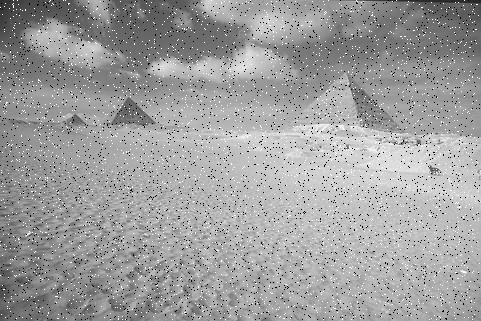
#> input picture image_processing/images/pyramid_salt_pepper.jpg, 481 x 321 px
$ python exercise2_main.py
#> lines starting #> are read from the running program, lines starting #| are printed output that depends on the picture
#> further down, img is the input picture: shape (321, 481); min 0, max 255, mean 158.4
### image_processing/calculate_gradient.py
import numpy as np

SOBEL_FILTER_H = np.array([[-1, -2, -1],
                           [0, 0, 0],
                           [1, 2, 1]])
SOBEL_FILTER_V = np.array([[-1, 0, 1],
                           [-2, 0, 2],
                           [-1, 0, 1]])

def apply_convolution(image, filter):
    # Get dimensions
    image_height, image_width = image.shape
#> image_height = 321; image_width = 481
    filter_height, filter_width = filter.shape
    pad_h, pad_w = filter_height // 2, filter_width // 2

    # Pad the image to handle boundary cases
    padded_image = np.pad(image, ((pad_h, pad_h), (pad_w, pad_w)))
    output = np.zeros_like(image, dtype=np.float32)

    # Perform convolution
    for i in range(image_height):
        for j in range(image_width):
            region = padded_image[i:i+filter_height, j:j+filter_width]
            output[i, j] = np.sum(region * filter)

    return output

def calculate_gradient(img):
    grad_x = apply_convolution(img, SOBEL_FILTER_H)
    grad_y = apply_convolution(img, SOBEL_FILTER_V)
    gradient_magnitude = np.sqrt(grad_x**2 + grad_y**2)
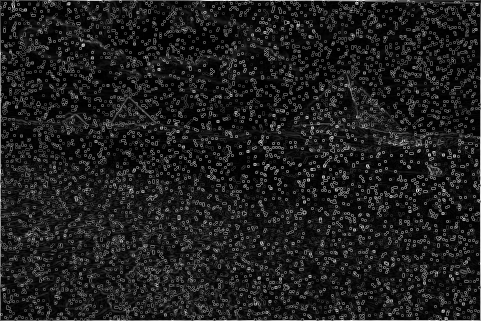
#> gradient_magnitude: shape (321, 481) float32; min 0, max 910.7, mean 108.8; drawn with min black and max white
    gradient_angle = np.arctan2(grad_y, grad_x)
    # Normalize angle to [0, 2π]
    gradient_angle = np.where(gradient_angle < 0, gradient_angle + 2 * np.pi, gradient_angle)
    return gradient_magnitude, gradient_angle

### image_processing/median_filter.py
import numpy as np

def median_filter(img, size=3):
#> called with size = 3
    height, width = img.shape
#> height = 321; width = 481
    filtered_img = np.zeros_like(img)

    # Calculate padding
    pad = size // 2

    # Pad the image to handle borders
    padded_img = np.pad(img, pad)

    # Apply median filter
    for i in range(height):
        for j in range(width):
            # Extract neighborhood window
            window = padded_img[i:i+size, j:j+size]
            # Flatten, sort, and find median
            sorted_values = np.sort(window.flatten())
            median_value = sorted_values[len(sorted_values) // 2]
            filtered_img[i, j] = median_value
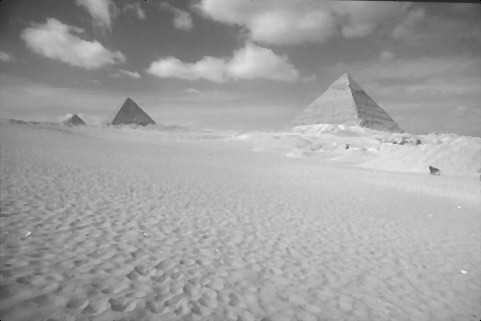
#> filtered_img: shape (321, 481); min 0, max 245, mean 160.1

    return filtered_img

### image_processing/exercise2_main.py
import cv2
import numpy as np
from calculate_gradient import calculate_gradient
from median_filter import median_filter
import matplotlib.pyplot as plt

# Load an image with salt and pepper noise
img = cv2.imread('images/pyramid_salt_pepper.jpg', cv2.IMREAD_GRAYSCALE)
grad_magnitude, _ = calculate_gradient(img)

# Apply the median filter
filtered_img = median_filter(img)
grad_magnitude_filtered_img = calculate_gradient(filtered_img)
#> after the loop in apply_convolution (call 3), `for i in range(image_height):`:
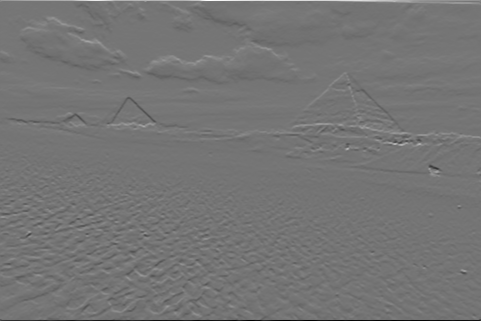
#> output: shape (321, 481) float32; min -714, max 839, mean 0.5; drawn with min black and max white
#> after the loop in apply_convolution (call 4), `for i in range(image_height):`:
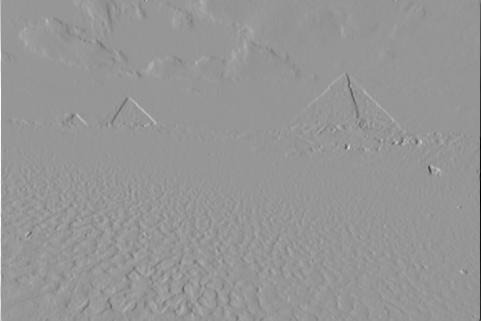
#> output: shape (321, 481) float32; min -824, max 575, mean 0.4; drawn with min black and max white
#> in calculate_gradient (call 2), `gradient_magnitude = np.sqrt(grad_x**2 + grad_y**2)`:
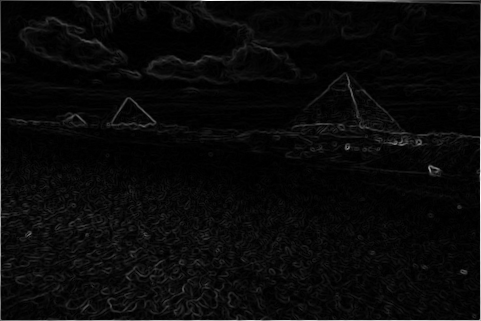
#> gradient_magnitude: shape (321, 481) float32; min 0, max 839, mean 32.5; drawn with min black and max white
#> in calculate_gradient (call 2), `gradient_angle = np.arctan2(grad_y, grad_x)`:
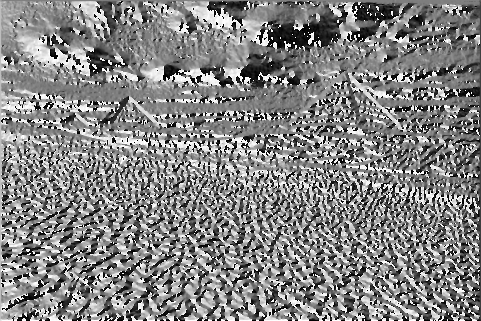
#> gradient_angle: shape (321, 481) float32; min -3.14, max 3.14, mean 0.104; drawn with min black and max white
#> in calculate_gradient (call 2), `gradient_angle = np.where(gradient_angle < 0, gradient_angle + 2 * np...`:
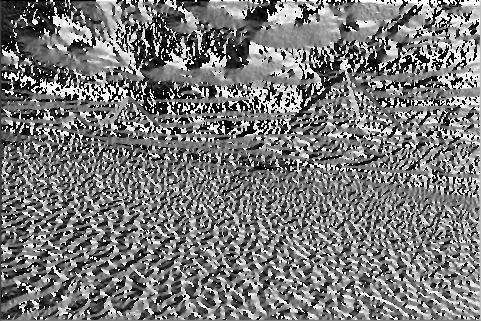
#> gradient_angle: shape (321, 481) float32; min 0, max 6.28, mean 2.98; drawn with min black and max white

# Plot the gradient magnitudes
plt.figure(figsize=(12, 8))

plt.subplot(2, 2, 1)
plt.imshow(img, cmap='gray')
plt.title('Original Image')
plt.axis('off')

plt.subplot(2, 2, 2)
plt.imshow(grad_magnitude, cmap='gray')
plt.title('Gradient Magnitude - Original')
plt.axis('off')

plt.subplot(2, 2, 3)
plt.imshow(filtered_img, cmap='gray')
plt.title('Filtered Image')
plt.axis('off')

plt.subplot(2, 2, 4)
#> (the run stopped early here; a loop or call above may not have finished)

$ run again, with image_processing/images/pyramid_low_contrast.jpg copied over image_processing/images/pyramid_salt_pepper.jpg
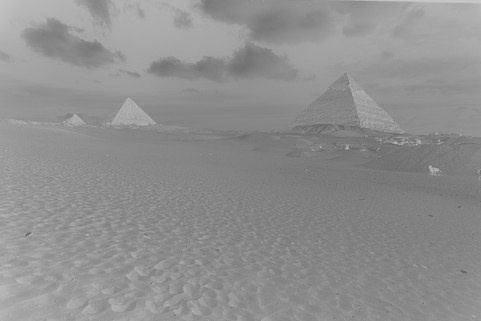
#> input picture image_processing/images/pyramid_low_contrast.jpg, 481 x 321 px
#> img is the input picture: shape (321, 481); min 99, max 200, mean 143.1
#> after the loop in apply_convolution (call 2), `for i in range(image_height):`:
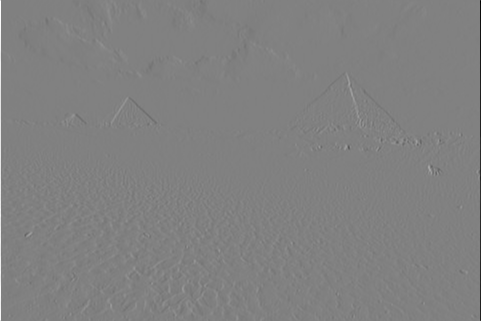
#> output: shape (321, 481) float32; min -796, max 776, mean -0.2; drawn with min black and max white
#> in calculate_gradient (call 2), `gradient_angle = np.where(gradient_angle < 0, gradient_angle + 2 * np...`:
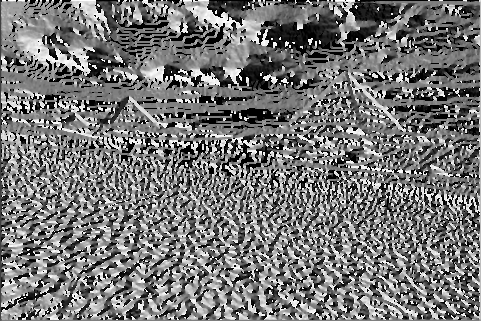
#> gradient_angle: shape (321, 481) float32; min 0, max 6.28, mean 2.91; drawn with min black and max white
